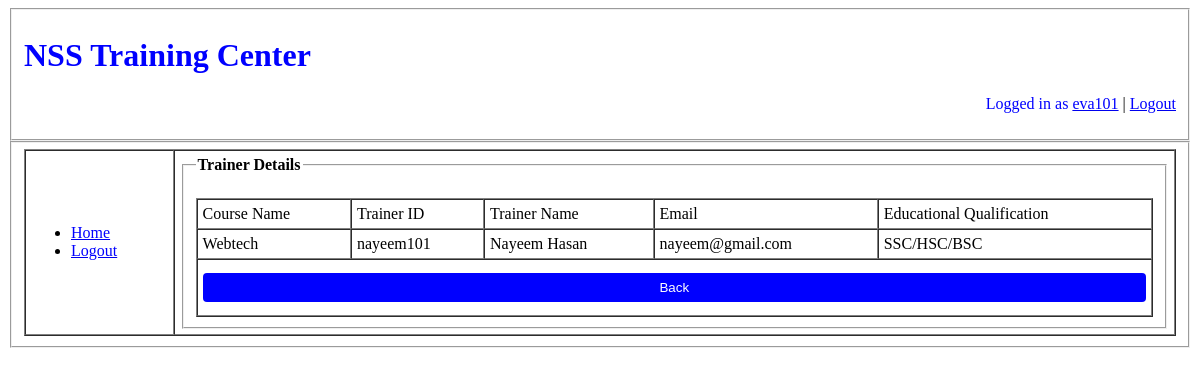
The app's page /views/trainerdetails.php (signed in) with its own data.
### tables this page shows
CREATE TABLE `course` (
  `courseid` varchar(30) NOT NULL,
  `coursename` varchar(50) NOT NULL,
  `trainerid` varchar(30) NOT NULL,
  `courseday` varchar(15) NOT NULL,
  `coursetime` varchar(30) NOT NULL,
  `sitavailable` int(10) NOT NULL
);

CREATE TABLE `trainer` (
  `trainerid` varchar(30) NOT NULL,
  `name` varchar(50) NOT NULL,
  `email` varchar(30) NOT NULL,
  `gender` varchar(15) NOT NULL,
  `dob` varchar(15) NOT NULL,
  `phoneno` varchar(15) NOT NULL,
  `address` varchar(30) NOT NULL,
  `eduqualification` varchar(30) NOT NULL
);

### service/trainerDetailsService.php (called while the page is built, shortened)
<?php
    function trainerDetails()
	{
		$conn = dbConnection();
		$sql = "SELECT t.name as 'name', t.trainerid as 'trainerid', t.email as 'email', t.eduqualification as 'eduqualification', c.coursename as 'coursename' FROM `trainer` as t, course as c where t.trainerid = c.trainerid";
		$result = mysqli_query($conn, $sql);
		$trainer = [];
		while($row = mysqli_fetch_assoc($result)){
			array_push($trainer, $row);
		}
		return $trainer;
	}
?>

### views/trainerdetails.php (the view, shortened to what this page needs)
<?php
	require_once('../service/trainerDetailsService.php');
?>
<!DOCTYPE html>
<html>
<head>
	<link rel="stylesheet" type="text/css" href="../assets/css/studentStyle.css">
</head>
<body>
	<fieldset>
		<p><h1><font color='green'>NSS Training Center</font></h1></p>
		<?php
			if(!empty($_SESSION))
			{
				echo "<p align='right'><font color='black'>Logged in as </font><a href='viewProfileStudent.php'><font >".$_SESSION['userid']."</font></a> | <a href='../php/logout.php'><font >Logout</font></a></p>";
			}
			else
				echo "<p align='right'><font color='black'>Logged in as </font><a href='viewProfileStudent.php'><font >".$_COOKIE['userid']."</font></a> | <a href='../php/logout.php'><font >Logout</font></a></p>";
		?>
	</fieldset>
	<fieldset>
		<table cellspacing="0" cellpadding="5" border="1" width="100%">
			<tr>
				<td colspan="10">
					<ul>
						<?php
							if(!empty($_SESSION))
							{
								echo "<li><a href='studentHome.php'><font color='red'>Home</font></a></li>";
								echo "<li><a href='../php/logout.php'><font color='red'>Logout</font></a></li>";
							}
							else
							{
								echo "<li><a href='studentHome.php'><font color='red'>Home</font></a></li>";
								echo "<li><a href='../php/logout.php'><font color='red'>Logout</font></a></li>";
							}
						?>
					</ul>
				</td>
				<td rowspan="6">
					<fieldset>
					    <legend><b>Trainer Details</b></legend>
						<br/>
						<table cellspacing="0" cellpadding="5" border="1" width="100%">
	                        <tr>
	                        	<td>Course Name</td>
	                       		<td>Trainer ID</td>
								<td>Trainer Name</td>
								<td>Email</td>
								<td>Educational Qualification</td>
							</tr>
							<?php
			             	    $trainer = trainerDetails();
								for ($i=0; $i != count($trainer); $i++) {  ?>
							<tr>
								<td><?=$trainer[$i]['coursename']?></td>
								<td><?=$trainer[$i]['trainerid']?></td>
								<td><?=$trainer[$i]['name']?></td>
								<td><?=$trainer[$i]['email']?></td>
								<td><?=$trainer[$i]['eduqualification']?></td>
							</tr>
							<?php } ?>
							<tr>
								<td colspan="5">
									<a href="studentHome.php">
										<button type="button">
											Back
										</button>
									</a>
								</td>
							</tr>
	                    </table>
	                </fieldset>
				</td>
			</tr>
		</table>
	</fieldset>
</body>
</html>

### assets/css/studentStyle.css (style rules this page uses)
font { color:blue; }
table { text-align: left; }
button { width: 100%; background-color: blue; color: white; padding: 7px 7px; margin: 8px 0; border: none; border-radius: 4px; cursor: pointer; }

### records on screen
course: coursename "Webtech", trainerid.trainerid "nayeem101", trainerid.name "Nayeem Hasan", trainerid.email "nayeem@gmail.com", trainerid.eduqualification "SSC/HSC/BSC"

### other values on screen
$_SESSION['userid'] "eva101"
